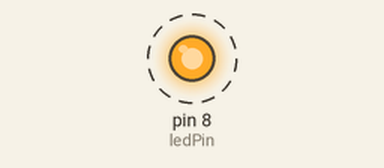
The sketch below on a simulated Arduino Uno, built with avr-gcc and run on an emulated ATmega328P. On the bench: output pins drawn as LEDs (lit = HIGH). Dashed ring = blinking.

Above: at 0.2 s.
Timing chart, 0 to 3.0 s (numbered marks = the images above):
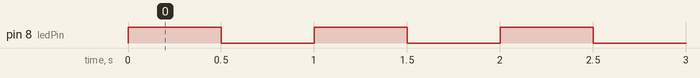

Measured:
- by itself, pin 8 (ledPin): alternates HIGH for 0.50 s and LOW for 0.50 s

The sketch:

m1_first_light.ino
```cpp
/*
  Mission 1 - First Light
  Blinks an LED that YOU placed on the breadboard.
  The LED is wired to pin 8 (through a resistor) and to GND.
*/

int ledPin = 8;   // our LED is connected to pin 8

void setup() {
  pinMode(ledPin, OUTPUT);   // get pin 8 ready to power the LED
}

void loop() {
  digitalWrite(ledPin, HIGH);  // LED ON
  delay(500);                  // wait half a second
  digitalWrite(ledPin, LOW);   // LED OFF
  delay(500);                  // wait half a second
}
```
